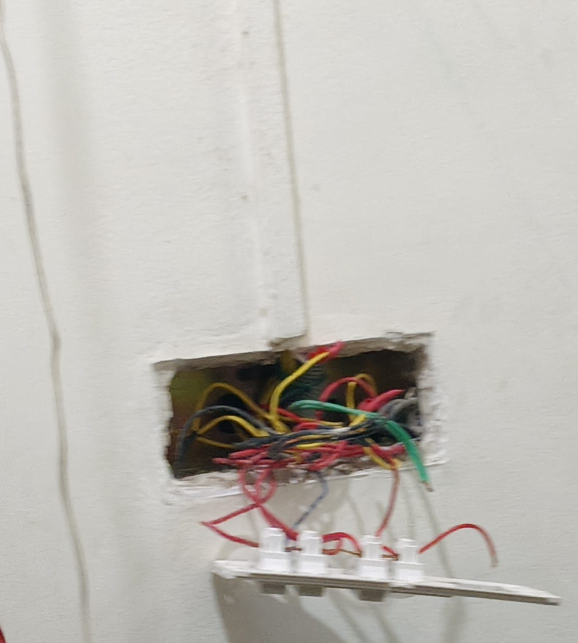
#> input picture test_cutout.jpg, 1156 x 1286 px, given in place of underfloor_heating_pd.jpg, which was not available (shown at 1/2 size)
$ python fix_rows_4_5_6.py
#> lines starting #> are read from the running program, lines starting #| are printed output that depends on the picture
import json, os, hashlib, re
from PIL import Image

def get_sha256(path):
    with open(path, 'rb') as f:
        return hashlib.sha256(f.read()).hexdigest()

def crop_hero_right(src_path, dest_path, target_w=1440, target_h=720, focus_x=0.75, focus_y=0.45):
    im = Image.open(src_path).convert('RGB')
    orig_w, orig_h = im.size

    target_aspect = target_w / target_h
    orig_aspect = orig_w / orig_h

    if orig_aspect > target_aspect:
        # Image is wider than needed, crop width
        crop_h = orig_h
        crop_w = int(orig_h * target_aspect)
        # Position crop so focus_x is around the right 75% of the frame
        center_x = int(orig_w * focus_x)
        left = max(0, min(center_x - int(crop_w * 0.70), orig_w - crop_w))
        top = 0
    else:
        # Image is taller than needed, crop height
        crop_w = orig_w
        crop_h = int(orig_w / target_aspect)
        center_y = int(orig_h * focus_y)
        top = max(0, min(center_y - int(crop_h * 0.5), orig_h - crop_h))
        left = 0

    cropped = im.crop((left, top, left + crop_w, top + crop_h))
    resized = cropped.resize((target_w, target_h), Image.Resampling.LANCZOS)
    resized.save(dest_path, 'JPEG', quality=88)
    print(f"Cropped {src_path} -> {dest_path} ({target_w}x{target_h})")

def crop_service(src_path, dest_path, target_w=1200, target_h=900):
    im = Image.open(src_path).convert('RGB')
    orig_w, orig_h = im.size
    target_aspect = target_w / target_h
    orig_aspect = orig_w / orig_h

    if orig_aspect > target_aspect:
        crop_h = orig_h
        crop_w = int(orig_h * target_aspect)
        left = (orig_w - crop_w) // 2
        top = 0
    else:
        crop_w = orig_w
        crop_h = int(orig_w / target_aspect)
        left = 0
        top = (orig_h - crop_h) // 2

    cropped = im.crop((left, top, left + crop_w, top + crop_h))
    resized = cropped.resize((target_w, target_h), Image.Resampling.LANCZOS)
    resized.save(dest_path, 'JPEG', quality=88)
    print(f"Cropped service {src_path} -> {dest_path} ({target_w}x{target_h})")

# 1. Update CSS in bl-holliday, heat-zone, dbritain
for slug in ['bl-holliday-roofing-20261116', 'heat-zone-20261116', 'dbritain-home-improvements-20261116']:
    p = f'{slug}/index.html'
    if os.path.exists(p):
        with open(p, 'r', encoding='utf-8') as f:
            html = f.read()
        html = re.sub(r'(\.hero-bg\{[^}]*background-position:)[^;]+;', r'\1 100% 30%;', html)
        with open(p, 'w', encoding='utf-8') as f:
            f.write(html)
        print(f"Updated {slug} CSS hero-bg to 100% 30%")

# 2. Re-assign Heat Zone to 100% unique photography
# Hero: underfloor_heating_pd.jpg (Public domain underfloor heating installation)
crop_hero_right('pool_downloads/underfloor_heating_pd.jpg', 'heat-zone-20261116/assets/hero.jpg', focus_x=0.80)
#> in crop_hero_right, im is the input picture: PIL image 1156x1286 RGB; mean R, G, B 191.5, 188.4, 182.6
#> in crop_hero_right, `cropped = im.crop((left, top, left + crop_w, top + crop_h))`:
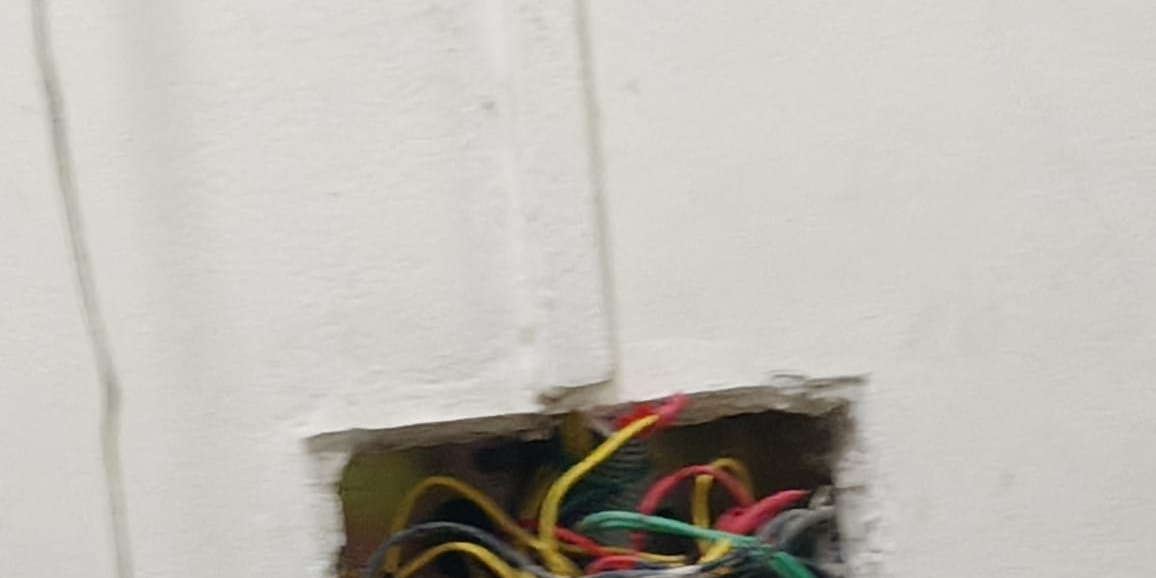
#> cropped: PIL image 1156x578 RGB; mean R, G, B 191.2, 188.5, 182.1
# Service-1: thermostatic_radiator_valve.jpg
crop_service('pool_downloads/thermostatic_radiator_valve.jpg', 'heat-zone-20261116/assets/service-1.jpg')
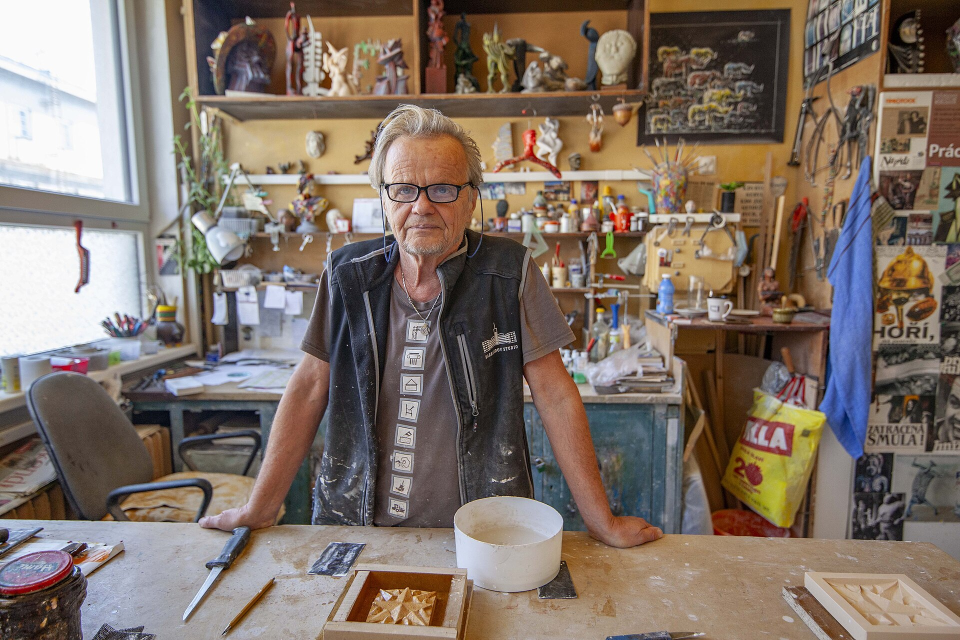
#> input picture a-b-plastering-and-rendering-12131009/assets/process-bg.jpg, 1920 x 1280 px, given in place of thermostatic_radiator_valve.jpg, which was not available (shown at 1/2 size)
#> in crop_service, im is the input picture: PIL image 1920x1280 RGB; mean R, G, B 128.3, 114.3, 104.2
#> in crop_service, `cropped = im.crop((left, top, left + crop_w, top + crop_h))`:
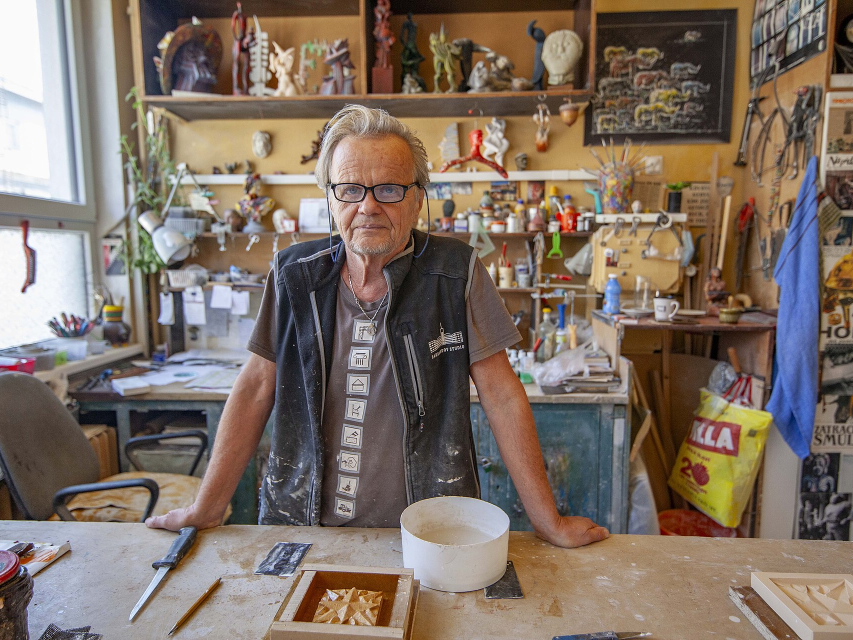
#> cropped: PIL image 1706x1280 RGB (shown at 1/2 size); mean R, G, B 126.8, 112.3, 101.6
# Service-2: underfloor_manifold_de.jpg
crop_service('pool_downloads/underfloor_manifold_de.jpg', 'heat-zone-20261116/assets/service-2.jpg')

hz_prov = {
  "slug": "heat-zone-20261116",
  "prospect_id": "WM-LTD-20261116-0010",
  "business_name": "HEAT ZONE LIMITED",
  "assets": {
    "hero.jpg": {
      "role": "hero",
      "dimensions": "1440x720",
      "sha256": get_sha256("heat-zone-20261116/assets/hero.jpg"),
      "source_url": "https://commons.wikimedia.org/wiki/File:Public_domain_image_-_underfloor_heating_installation.JPG",
      "license": "CC0 / Public Domain",
      "notes": "Underfloor heating pipe installation and structural floor loops, right weighted."
    },
    "service-1.jpg": {
      "role": "service-1",
      "dimensions": "1200x900",
      "sha256": get_sha256("heat-zone-20261116/assets/service-1.jpg"),
      "source_url": "https://commons.wikimedia.org/wiki/File:Thermostatic_Radiator_Valve.jpg",
      "license": "CC BY-SA 3.0",
      "notes": "Thermostatic radiator control valve and central heating system balancing."
    },
    "service-2.jpg": {
      "role": "service-2",
      "dimensions": "1200x900",
      "sha256": get_sha256("heat-zone-20261116/assets/service-2.jpg"),
      "source_url": "https://commons.wikimedia.org/wiki/File:Heizkreisverteiler.jpg",
      "license": "CC BY-SA 3.0",
      "notes": "Precision manifold distribution circuits and flow meters."
    },
    "favicon.png": "generated:monogram"
  }
}
with open('heat-zone-20261116/asset-sources.json', 'w', encoding='utf-8') as f:
    json.dump(hz_prov, f, indent=2)
print("Saved heat-zone asset-sources.json")

# 3. Re-assign D Britain to 100% unique photography
# Hero: bathroom_faucet.jpg (Modern tap and basin installation)
crop_hero_right('test_assets/bathroom_faucet.jpg', 'dbritain-home-improvements-20261116/assets/hero.jpg', focus_x=0.75)
#> (the run stopped early here; a loop or call above may not have finished)
